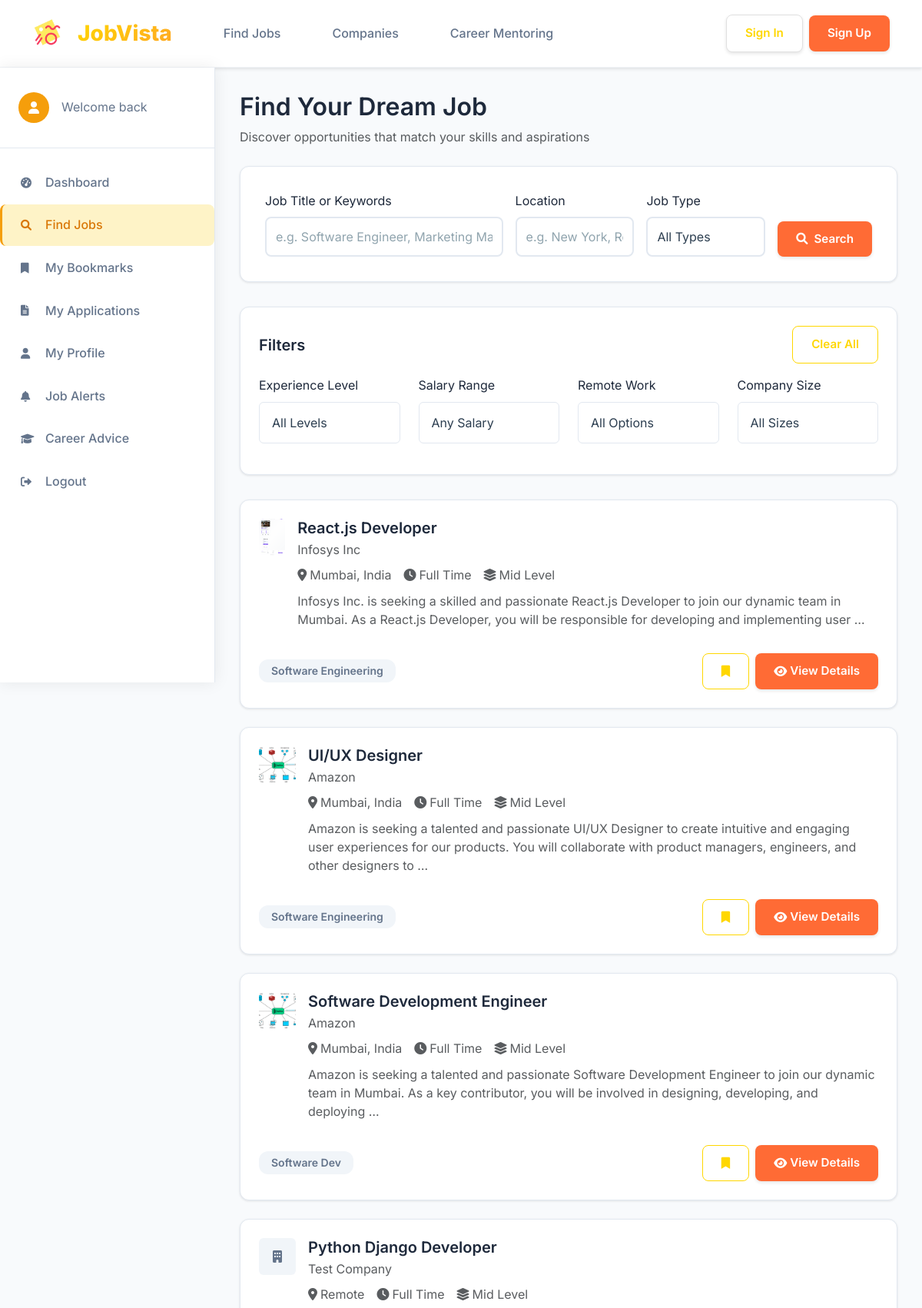
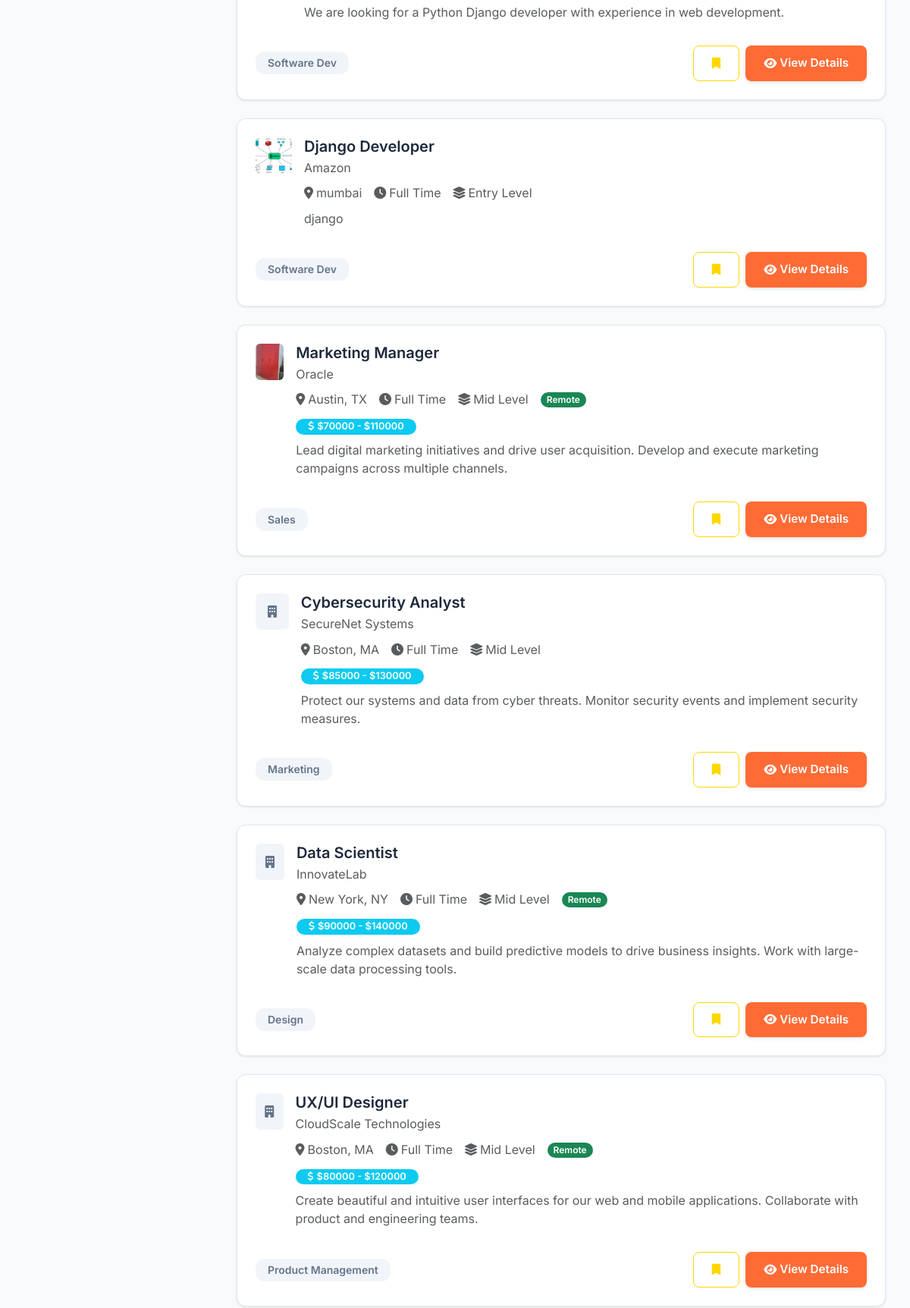
The page /find-jobs/ (upper part) on the database its author committed (2 pictures, top to bottom).
### jobs/models.py (models this page shows, shortened)
class Job(models.Model):
    EMPLOYMENT_TYPES = [
        ('full_time', 'Full Time'),
        ('part_time', 'Part Time'),
        ('contract', 'Contract'),
        ('internship', 'Internship'),
        ('freelance', 'Freelance'),
    ]
    EXPERIENCE_LEVELS = [
        ('entry', 'Entry Level'),
        ('mid', 'Mid Level'),
        ('senior', 'Senior Level'),
        ('executive', 'Executive'),
    ]
    title = models.CharField(max_length=200)
    slug = models.SlugField(unique=True)
    company = models.ForeignKey(Company, on_delete=models.CASCADE, related_name='jobs')
    category = models.ForeignKey(JobCategory, on_delete=models.CASCADE, related_name='jobs')
    description = models.TextField()
    requirements = models.TextField()
    responsibilities = models.TextField()
    salary_min = models.DecimalField(max_digits=10, decimal_places=2, blank=True, null=True)
    salary_max = models.DecimalField(max_digits=10, decimal_places=2, blank=True, null=True)
    employment_type = models.CharField(max_length=20, choices=EMPLOYMENT_TYPES)
    experience_level = models.CharField(max_length=20, choices=EXPERIENCE_LEVELS)
    location = models.CharField(max_length=200)
    remote_available = models.BooleanField(default=False)
    is_active = models.BooleanField(default=True)
    application_deadline = models.DateTimeField(blank=True, null=True)
    created_at = models.DateTimeField(auto_now_add=True)
    updated_at = models.DateTimeField(auto_now=True)
    def get_absolute_url(self):
        try:
            return reverse('job_detail', kwargs={'slug': self.slug})
        except:
            safe_slug = self.slug.replace('/', '-').replace('\\', '-')
            return reverse('job_detail', kwargs={'slug': safe_slug})
    def is_expired(self):
        if self.application_deadline:
            return timezone.now() > self.application_deadline
        return False
    class Meta:
        ordering = ['-created_at']

class Company(models.Model):
    STATUS_CHOICES = [
        ('pending', 'Pending Approval'),
        ('approved', 'Approved'),
        ('rejected', 'Rejected'),
    ]
    SIZE_CHOICES = [
        ('1-10', '1-10 employees'),
        ('11-50', '11-50 employees'),
        ('51-200', '51-200 employees'),
        ('201-500', '201-500 employees'),
        ('501-1000', '501-1000 employees'),
        ('1000+', '1000+ employees'),
    ]
    name = models.CharField(max_length=200, unique=True)
    description = models.TextField()
    website = models.URLField(blank=True, null=True)
    logo = models.ImageField(upload_to='company_logos/', blank=True, null=True)
    location = models.CharField(max_length=200)
    company_size = models.CharField(max_length=20, choices=SIZE_CHOICES, blank=True, null=True)
    status = models.CharField(max_length=20, choices=STATUS_CHOICES, default='pending')
    created_at = models.DateTimeField(auto_now_add=True)
    class Meta:
        verbose_name_plural = "Companies"

class JobCategory(models.Model):
    name = models.CharField(max_length=100)
    slug = models.SlugField(unique=True)
    class Meta:
        verbose_name_plural = "Job Categories"

### jobs/views.py (the view, shortened to what this page needs)
# urls.py: path('find-jobs/', find_jobs, name='find_jobs'),
def find_jobs(request):
    jobs = Job.objects.filter(is_active=True).select_related('company', 'category')
    search_query = request.GET.get('search', '')
    if search_query:
        jobs = jobs.filter(
            Q(title__icontains=search_query) |
            Q(company__name__icontains=search_query) |
            Q(description__icontains=search_query)
        )
    location_query = request.GET.get('location', '')
    if location_query:
        jobs = jobs.filter(location__icontains=location_query)
    employment_type = request.GET.get('employment_type', '')
    if employment_type:
        jobs = jobs.filter(employment_type=employment_type)
    experience_level = request.GET.get('experience_level', '')
    if experience_level:
        jobs = jobs.filter(experience_level=experience_level)
    salary_range = request.GET.get('salary_range', '')
    remote = request.GET.get('remote', '')
    if remote == 'true':
        jobs = jobs.filter(remote_available=True)
    elif remote == 'false':
        jobs = jobs.filter(remote_available=False)
    company_size = request.GET.get('company_size', '')
    paginator = Paginator(jobs, 10)
    page_number = request.GET.get('page')
    jobs = paginator.get_page(page_number)
    context = {
        'jobs': jobs,
        'search_query': search_query,
        'location_query': location_query,
        'employment_type': employment_type,
        'experience_level': experience_level,
        'salary_range': salary_range,
        'remote': remote,
        'company_size': company_size,
    }
    return render(request, 'jobs/find_jobs.html', context)

### templates/jobs/find_jobs.html (shortened to what this page needs)
{% extends 'base.html' %}
{% load static %}
{% block content %}
<div class="find-jobs-container">
    <div class="sidebar">
        <div class="sidebar-header">
            <div class="d-flex align-items-center">
                <div id="sidebarToggle" class="rounded-circle me-3 d-flex align-items-center justify-content-center"
                     style="width: 40px; height: 40px; background: #f59e0b; color: white; cursor: pointer; transition: all 0.3s ease;">
                    <i class="fas fa-user"></i>
                </div>
                <div>
                    <p class="mb-0 text-sm" style="color: #64748b;">Welcome back</p>
                </div>
            </div>
        </div>
        <nav class="sidebar-nav">
            <div class="nav-item">
                <a href="{% url 'dashboard' %}" class="nav-link">
                    <i class="fas fa-tachometer-alt"></i>
                    <span>Dashboard</span>
                </a>
            </div>
            <div class="nav-item">
                <a href="{% url 'find_jobs' %}" class="nav-link active">
                    <i class="fas fa-search"></i>
                    <span>Find Jobs</span>
                </a>
            </div>
            <div class="nav-item">
                <a href="{% url 'user_bookmarks' %}" class="nav-link">
                    <i class="fas fa-bookmark"></i>
                    <span>My Bookmarks</span>
                </a>
            </div>
            <div class="nav-item">
                <a href="{% url 'my_applications' %}" class="nav-link">
                    <i class="fas fa-file-alt"></i>
                    <span>My Applications</span>
                </a>
            </div>
            <div class="nav-item">
                <a href="{% url 'profile_view' %}" class="nav-link">
                    <i class="fas fa-user"></i>
                    <span>My Profile</span>
                </a>
            </div>
            <div class="nav-item">
                <a href="{% url 'job_alerts' %}" class="nav-link">
                    <i class="fas fa-bell"></i>
                    <span>Job Alerts</span>
                </a>
            </div>
            <div class="nav-item">
                <a href="{% url 'career_advice' %}" class="nav-link">
                    <i class="fas fa-graduation-cap"></i>
                    <span>Career Advice</span>
                </a>
            </div>
            <div class="nav-item">
                <a href="{% url 'logout' %}" class="nav-link">
                    <i class="fas fa-sign-out-alt"></i>
                    <span>Logout</span>
                </a>
            </div>
        </nav>
    </div>
    <div class="main-content">
        <div class="find-jobs-wrapper">
            <div class="mb-4">
                <h1 class="font-bold mb-2" style="color: #1e293b; font-size: 2rem;">Find Your Dream Job</h1>
                <p class="text-muted mb-0">Discover opportunities that match your skills and aspirations</p>
            </div>
            <div class="search-section">
                <form method="GET" class="search-form">
                    <div>
                        <label class="form-label font-medium mb-2" style="color: #1e293b;">Job Title or Keywords</label>
                        <input type="text" name="search" class="form-control" placeholder="e.g. Software Engineer, Marketing Manager"
                               value="{{ search_query }}" style="border: 2px solid #e2e8f0; border-radius: 8px; padding: 0.75rem;">
                    </div>
                    <div>
                        <label class="form-label font-medium mb-2" style="color: #1e293b;">Location</label>
                        <input type="text" name="location" class="form-control" placeholder="e.g. New York, Remote"
                               value="{{ location_query }}" style="border: 2px solid #e2e8f0; border-radius: 8px; padding: 0.75rem;">
                    </div>
                    <div>
                        <label class="form-label font-medium mb-2" style="color: #1e293b;">Job Type</label>
                        <select name="employment_type" class="form-control" style="border: 2px solid #e2e8f0; border-radius: 8px; padding: 0.75rem;">
                            <option value="">All Types</option>
                        </select>
                    </div>
                    <div>
                        <button type="submit" class="btn btn-primary" style="border-radius: 8px; padding: 0.75rem 1.5rem;">
                            <i class="fas fa-search me-2"></i>Search
                        </button>
                    </div>
                </form>
            </div>
            <div class="filter-section">
                <div class="d-flex justify-content-between align-items-center mb-3">
                    <h5 class="font-bold mb-0" style="color: #1e293b;">Filters</h5>
                    <button class="btn btn-outline btn-sm" onclick="clearFilters()">Clear All</button>
                </div>
                <div class="row">
                    <div class="col-md-3 mb-3">
                        <label class="form-label font-medium mb-2" style="color: #1e293b;">Experience Level</label>
                        <select name="experience_level" class="form-control" style="border: 1px solid #e2e8f0; border-radius: 6px;">
                            <option value="">All Levels</option>
                        </select>
                    </div>
                    <div class="col-md-3 mb-3">
                        <label class="form-label font-medium mb-2" style="color: #1e293b;">Salary Range</label>
                        <select name="salary_range" class="form-control" style="border: 1px solid #e2e8f0; border-radius: 6px;">
                            <option value="">Any Salary</option>
                        </select>
                    </div>
                    <div class="col-md-3 mb-3">
                        <label class="form-label font-medium mb-2" style="color: #1e293b;">Remote Work</label>
                        <select name="remote" class="form-control" style="border: 1px solid #e2e8f0; border-radius: 6px;">
                            <option value="">All Options</option>
                        </select>
                    </div>
                    <div class="col-md-3 mb-3">
                        <label class="form-label font-medium mb-2" style="color: #1e293b;">Company Size</label>
                        <select name="company_size" class="form-control" style="border: 1px solid #e2e8f0; border-radius: 6px;">
                            <option value="">All Sizes</option>
                        </select>
                    </div>
                </div>
            </div>
            <div class="jobs-grid">
                {% if jobs %}
                    {% for job in jobs %}
                        <div class="job-card">
                            <div class="d-flex align-items-start gap-3 mb-3">
                                {% if job.company.logo %}
                                    <img src="{{ job.company.logo.url }}" alt="{{ job.company.name }}"
                                         class="rounded" style="width: 3rem; height: 3rem; object-fit: cover;">
                                {% else %}
                                    <div class="d-flex align-items-center justify-content-center rounded" style="width: 3rem; height: 3rem; background: #f1f5f9;">
                                        <i class="fas fa-building" style="color: #64748b;"></i>
                                    </div>
                                {% endif %}
                                <div class="flex-grow-1">
                                    <h5 class="font-bold mb-1" style="color: #1e293b;">{{ job.title }}</h5>
                                    <p class="text-muted mb-2">{{ job.company.name }}</p>
                                    <div class="d-flex align-items-center gap-3 text-sm text-muted mb-2">
                                        <span><i class="fas fa-map-marker-alt me-1"></i>{{ job.location }}</span>
                                        <span><i class="fas fa-clock me-1"></i>{{ job.get_employment_type_display }}</span>
                                        <span><i class="fas fa-layer-group me-1"></i>{{ job.get_experience_level_display }}</span>
                                        {% if job.remote_available %}
                                            <span class="badge bg-success text-white rounded-pill px-2 py-1" style="font-size: 0.75rem;">Remote</span>
                                        {% endif %}
                                    </div>
                                    {% if job.salary_min or job.salary_max %}
                                        <div class="mb-2">
                                            <span class="badge bg-info text-white rounded-pill px-3 py-1" style="font-size: 0.8rem;">
                                                <i class="fas fa-dollar-sign me-1"></i>
                                                {% if job.salary_min and job.salary_max %}
                                                    ${{ job.salary_min|floatformat:0 }} - ${{ job.salary_max|floatformat:0 }}
                                                {% elif job.salary_min %}
                                                    From ${{ job.salary_min|floatformat:0 }}
                                                {% elif job.salary_max %}
                                                    Up to ${{ job.salary_max|floatformat:0 }}
                                                {% endif %}
                                            </span>
                                        </div>
                                    {% endif %}
                                    <p class="text-muted mb-3" style="line-height: 1.5;">{{ job.description|truncatewords:30 }}</p>
                                </div>
                            </div>
                            <div class="d-flex justify-content-between align-items-center">
                                <div class="d-flex gap-2">
                                    <span class="badge" style="background: #f1f5f9; color: #64748b; border-radius: 12px;">{{ job.category.name }}</span>
                                </div>
                                <div class="d-flex gap-2">
                                    <button onclick="toggleBookmark({{ job.id }})" class="btn btn-outline btn-sm" id="bookmark-btn-{{ job.id }}">
                                        <i class="fas fa-bookmark"></i>
                                    </button>
                                    <a href="{{ job.get_absolute_url }}" class="btn btn-primary btn-sm" style="border-radius: 8px;">
                                        <i class="fas fa-eye me-1"></i>View Details
                                    </a>
                                </div>
                            </div>
                        </div>
                    {% endfor %}
                {% endif %}
            </div>
        </div>
    </div>
</div>
{% endblock %}

### rows shown on the page
Job: company.logo (picture), title "React.js Developer", company.name "Infosys Inc", location "Mumbai, India", employment_type "Full Time", experience_level "Mid Level", description "Infosys Inc. is seeking a skilled and passionate React.js Developer to join our dynamic team in Mumbai. As a React.js Developer, you will be responsible for developing and implementing user …", category.name "Software Engineering"
Job: company.logo (picture), title "UI/UX Designer", company.name "Amazon", location "Mumbai, India", employment_type "Full Time", experience_level "Mid Level", description "Amazon is seeking a talented and passionate UI/UX Designer to create intuitive and engaging user experiences for our products. You will collaborate with product managers, engineers, and other designers to …", category.name "Software Engineering"
Job: company.logo (picture), title "Software Development Engineer", company.name "Amazon", location "Mumbai, India", employment_type "Full Time", experience_level "Mid Level", description "Amazon is seeking a talented and passionate Software Development Engineer to join our dynamic team in Mumbai. As a key contributor, you will be involved in designing, developing, and deploying …", category.name "Software Dev"
Job: title "Python Django Developer", company.name "Test Company", location "Remote", employment_type "Full Time", experience_level "Mid Level", description "We are looking for a Python Django developer with experience in web development.", category.name "Software Dev"
Job: company.logo (picture), title "Django Developer", company.name "Amazon", location "mumbai", employment_type "Full Time", experience_level "Entry Level", description "django", category.name "Software Dev"
Job: company.logo (picture), title "Marketing Manager", company.name "Oracle", location "Austin, TX", employment_type "Full Time", experience_level "Mid Level", remote_available "Remote", salary_min "70000", salary_max "110000", description "Lead digital marketing initiatives and drive user acquisition. Develop and execute marketing campaigns across multiple channels.", category.name "Sales"
Job: title "Cybersecurity Analyst", company.name "SecureNet Systems", location "Boston, MA", employment_type "Full Time", experience_level "Mid Level", salary_min "85000", salary_max "130000", description "Protect our systems and data from cyber threats. Monitor security events and implement security measures.", category.name "Marketing"
Job: title "Data Scientist", company.name "InnovateLab", location "New York, NY", employment_type "Full Time", experience_level "Mid Level", remote_available "Remote", salary_min "90000", salary_max "140000", description "Analyze complex datasets and build predictive models to drive business insights. Work with large-scale data processing tools.", category.name "Design"
Job: title "UX/UI Designer", company.name "CloudScale Technologies", location "Boston, MA", employment_type "Full Time", experience_level "Mid Level", remote_available "Remote", salary_min "80000", salary_max "120000", description "Create beautiful and intuitive user interfaces for our web and mobile applications. Collaborate with product and engineering teams.", category.name "Product Management"
